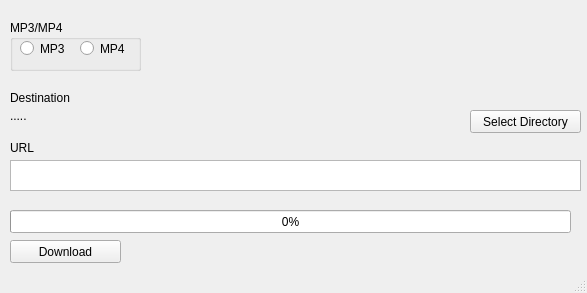
<?xml version="1.0" encoding="UTF-8"?>
<ui version="4.0">
 <class>MainWindow</class>
 <widget class="QMainWindow" name="MainWindow">
  <property name="geometry">
   <rect>
    <x>0</x>
    <y>0</y>
    <width>587</width>
    <height>293</height>
   </rect>
  </property>
  <property name="windowTitle">
   <string>Youtube Downloader</string>
  </property>
  <widget class="QWidget" name="centralwidget">
   <widget class="QGroupBox" name="groupBox">
    <property name="geometry">
     <rect>
      <x>10</x>
      <y>20</y>
      <width>131</width>
      <height>51</height>
     </rect>
    </property>
    <property name="title">
     <string>MP3/MP4</string>
    </property>
    <widget class="QRadioButton" name="radioButton">
     <property name="geometry">
      <rect>
       <x>10</x>
       <y>20</y>
       <width>51</width>
       <height>17</height>
      </rect>
     </property>
     <property name="text">
      <string>MP3</string>
     </property>
    </widget>
    <widget class="QRadioButton" name="radioButton_2">
     <property name="geometry">
      <rect>
       <x>70</x>
       <y>20</y>
       <width>51</width>
       <height>17</height>
      </rect>
     </property>
     <property name="text">
      <string>MP4</string>
     </property>
    </widget>
   </widget>
   <widget class="QPushButton" name="pushButton">
    <property name="geometry">
     <rect>
      <x>470</x>
      <y>110</y>
      <width>111</width>
      <height>23</height>
     </rect>
    </property>
    <property name="text">
     <string>Select Directory</string>
    </property>
   </widget>
   <widget class="QLabel" name="label">
    <property name="geometry">
     <rect>
      <x>10</x>
      <y>100</y>
      <width>461</width>
      <height>31</height>
     </rect>
    </property>
    <property name="text">
     <string>.....</string>
    </property>
   </widget>
   <widget class="QPushButton" name="pushButton_2">
    <property name="geometry">
     <rect>
      <x>10</x>
      <y>240</y>
      <width>111</width>
      <height>23</height>
     </rect>
    </property>
    <property name="text">
     <string>Download</string>
    </property>
   </widget>
   <widget class="QProgressBar" name="progressBar">
    <property name="geometry">
     <rect>
      <x>10</x>
      <y>210</y>
      <width>561</width>
      <height>23</height>
     </rect>
    </property>
    <property name="value">
     <number>0</number>
    </property>
   </widget>
   <widget class="QTextEdit" name="textEdit">
    <property name="geometry">
     <rect>
      <x>10</x>
      <y>160</y>
      <width>571</width>
      <height>31</height>
     </rect>
    </property>
   </widget>
   <widget class="QLabel" name="label_2">
    <property name="geometry">
     <rect>
      <x>10</x>
      <y>90</y>
      <width>81</width>
      <height>16</height>
     </rect>
    </property>
    <property name="text">
     <string>Destination</string>
    </property>
   </widget>
   <widget class="QLabel" name="label_3">
    <property name="geometry">
     <rect>
      <x>10</x>
      <y>140</y>
      <width>81</width>
      <height>16</height>
     </rect>
    </property>
    <property name="text">
     <string>URL</string>
    </property>
   </widget>
  </widget>
  <widget class="QStatusBar" name="statusbar"/>
 </widget>
 <resources/>
 <connections/>
</ui>
